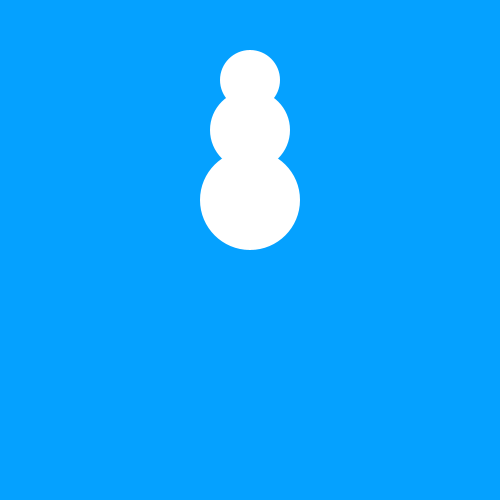
Frame 1 (no input)
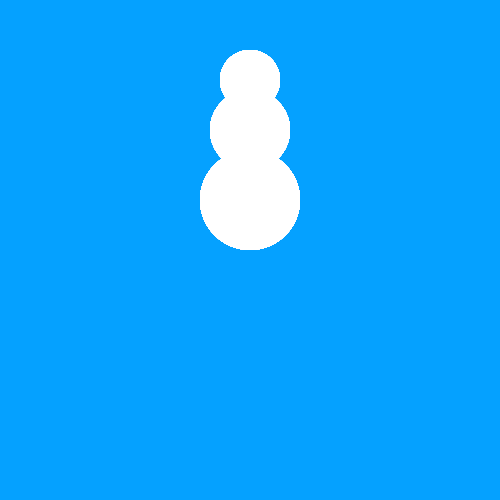
Frame 60 (the mouse pressed at the canvas centre just before this capture)
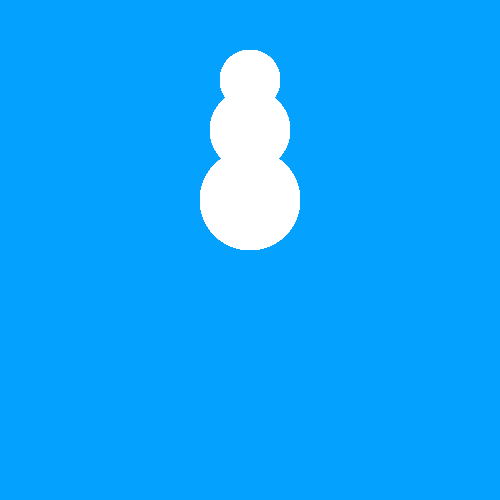
Frame 120 (the mouse held since frame 60 and released just before this capture)

The Processing sketch that drew these frames (run headless with seeded random() and noise(); from frame 60 on, the mouse is pressed at the canvas centre):

// Processing sketch: snowman
// ── snowman.pde
void setup() {
  size(500, 500);
  background(5, 161, 255);
}

int y = 200;

void draw() {
  noStroke();
  ellipse(250, y - 120, 60, 60);
  ellipse(250, y - 70, 80, 80);
  ellipse(250, y, 100, 100);
  //ellipse(250, 400, 100, 100);
  //ellipse(250, 330, 80, 80);
  //ellipse(250, 280, 60, 60);
}
